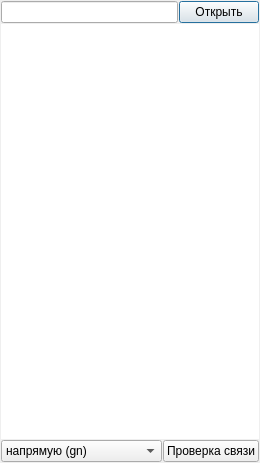
<?xml version="1.0" encoding="UTF-8"?>
<ui version="4.0">
 <class>kf</class>
 <widget class="QDialog" name="kf">
  <property name="geometry">
   <rect>
    <x>0</x>
    <y>0</y>
    <width>260</width>
    <height>463</height>
   </rect>
  </property>
  <property name="sizePolicy">
   <sizepolicy hsizetype="Minimum" vsizetype="Expanding">
    <horstretch>0</horstretch>
    <verstretch>0</verstretch>
   </sizepolicy>
  </property>
  <property name="windowTitle">
   <string>Dialog</string>
  </property>
  <layout class="QVBoxLayout" name="verticalLayout_2" stretch="0">
   <property name="spacing">
    <number>1</number>
   </property>
   <property name="leftMargin">
    <number>1</number>
   </property>
   <property name="topMargin">
    <number>1</number>
   </property>
   <property name="rightMargin">
    <number>1</number>
   </property>
   <property name="bottomMargin">
    <number>1</number>
   </property>
   <item>
    <layout class="QVBoxLayout" name="verticalLayout">
     <item>
      <layout class="QHBoxLayout" name="horizontalLayout_3">
       <item>
        <widget class="QLineEdit" name="etf"/>
       </item>
       <item>
        <widget class="QPushButton" name="btopen">
         <property name="sizePolicy">
          <sizepolicy hsizetype="Maximum" vsizetype="Fixed">
           <horstretch>0</horstretch>
           <verstretch>0</verstretch>
          </sizepolicy>
         </property>
         <property name="text">
          <string>Открыть</string>
         </property>
        </widget>
       </item>
      </layout>
     </item>
     <item>
      <widget class="gf" name="ggf">
       <property name="sizePolicy">
        <sizepolicy hsizetype="Expanding" vsizetype="Expanding">
         <horstretch>0</horstretch>
         <verstretch>0</verstretch>
        </sizepolicy>
       </property>
       <property name="frameShape">
        <enum>QFrame::NoFrame</enum>
       </property>
       <property name="lineWidth">
        <number>0</number>
       </property>
       <property name="editTriggers">
        <set>QAbstractItemView::NoEditTriggers</set>
       </property>
       <property name="tabKeyNavigation">
        <bool>false</bool>
       </property>
       <property name="selectionMode">
        <enum>QAbstractItemView::SingleSelection</enum>
       </property>
       <property name="selectionBehavior">
        <enum>QAbstractItemView::SelectRows</enum>
       </property>
       <property name="sortingEnabled">
        <bool>true</bool>
       </property>
       <attribute name="verticalHeaderVisible">
        <bool>false</bool>
       </attribute>
      </widget>
     </item>
     <item>
      <layout class="QHBoxLayout" name="horizontalLayout_2">
       <item>
        <widget class="QComboBox" name="cbc">
         <property name="sizePolicy">
          <sizepolicy hsizetype="Expanding" vsizetype="Fixed">
           <horstretch>0</horstretch>
           <verstretch>0</verstretch>
          </sizepolicy>
         </property>
         <item>
          <property name="text">
           <string>напрямую (gn)</string>
          </property>
         </item>
         <item>
          <property name="text">
           <string>из дома (по ip)</string>
          </property>
         </item>
         <item>
          <property name="text">
           <string>с улицы (1 1)</string>
          </property>
         </item>
         <item>
          <property name="text">
           <string>первый уровень</string>
          </property>
         </item>
         <item>
          <property name="text">
           <string>второй уровень</string>
          </property>
         </item>
         <item>
          <property name="text">
           <string>третий уровень</string>
          </property>
         </item>
        </widget>
       </item>
       <item>
        <widget class="QPushButton" name="pbtc">
         <property name="sizePolicy">
          <sizepolicy hsizetype="Maximum" vsizetype="Fixed">
           <horstretch>0</horstretch>
           <verstretch>0</verstretch>
          </sizepolicy>
         </property>
         <property name="text">
          <string>Проверка связи</string>
         </property>
        </widget>
       </item>
      </layout>
     </item>
    </layout>
   </item>
  </layout>
 </widget>
 <customwidgets>
  <customwidget>
   <class>gf</class>
   <extends>QTableView</extends>
   <header>kf.h</header>
  </customwidget>
 </customwidgets>
 <tabstops>
  <tabstop>etf</tabstop>
  <tabstop>ggf</tabstop>
  <tabstop>btopen</tabstop>
  <tabstop>cbc</tabstop>
  <tabstop>pbtc</tabstop>
 </tabstops>
 <resources/>
 <connections>
  <connection>
   <sender>kf</sender>
   <signal>finished(int)</signal>
   <receiver>kf</receiver>
   <slot>kclose()</slot>
   <hints>
    <hint type="sourcelabel">
     <x>247</x>
     <y>178</y>
    </hint>
    <hint type="destinationlabel">
     <x>247</x>
     <y>178</y>
    </hint>
   </hints>
  </connection>
  <connection>
   <sender>cbc</sender>
   <signal>currentIndexChanged(int)</signal>
   <receiver>kf</receiver>
   <slot>ksavecon(int)</slot>
   <hints>
    <hint type="sourcelabel">
     <x>150</x>
     <y>438</y>
    </hint>
    <hint type="destinationlabel">
     <x>239</x>
     <y>178</y>
    </hint>
   </hints>
  </connection>
  <connection>
   <sender>etf</sender>
   <signal>textChanged(QString)</signal>
   <receiver>kf</receiver>
   <slot>etfchanged(QString)</slot>
   <hints>
    <hint type="sourcelabel">
     <x>137</x>
     <y>22</y>
    </hint>
    <hint type="destinationlabel">
     <x>123</x>
     <y>231</y>
    </hint>
   </hints>
  </connection>
  <connection>
   <sender>btopen</sender>
   <signal>clicked()</signal>
   <receiver>kf</receiver>
   <slot>kopen()</slot>
   <hints>
    <hint type="sourcelabel">
     <x>194</x>
     <y>13</y>
    </hint>
    <hint type="destinationlabel">
     <x>247</x>
     <y>26</y>
    </hint>
   </hints>
  </connection>
  <connection>
   <sender>ggf</sender>
   <signal>doubleClicked(QModelIndex)</signal>
   <receiver>kf</receiver>
   <slot>kopen()</slot>
   <hints>
    <hint type="sourcelabel">
     <x>99</x>
     <y>109</y>
    </hint>
    <hint type="destinationlabel">
     <x>247</x>
     <y>155</y>
    </hint>
   </hints>
  </connection>
  <connection>
   <sender>ggf</sender>
   <signal>returnpressed()</signal>
   <receiver>kf</receiver>
   <slot>kopen()</slot>
   <hints>
    <hint type="sourcelabel">
     <x>123</x>
     <y>176</y>
    </hint>
    <hint type="destinationlabel">
     <x>123</x>
     <y>176</y>
    </hint>
   </hints>
  </connection>
 </connections>
 <slots>
  <slot>kopen()</slot>
  <slot>kclose()</slot>
  <slot>ksavecon(int)</slot>
  <slot>rowadd()</slot>
  <slot>rowdel()</slot>
  <slot>etfchanged(QString)</slot>
  <slot>ktest()</slot>
 </slots>
</ui>
